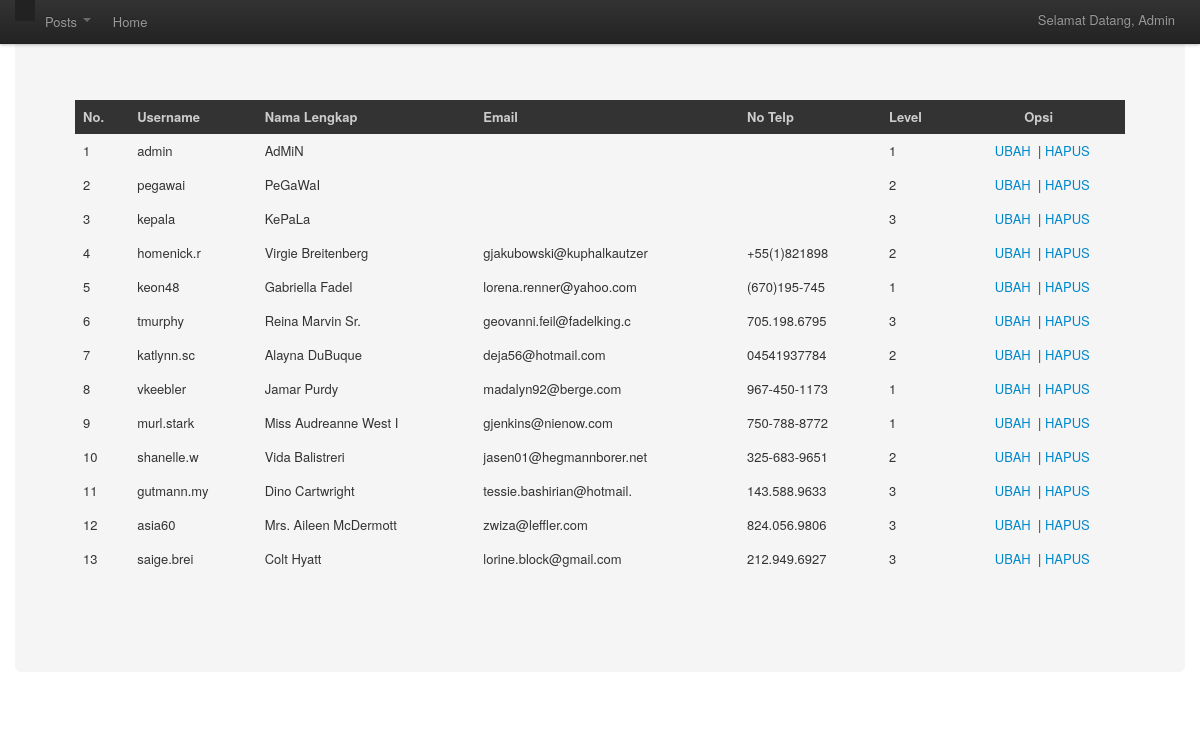
Screenshot of /kepala/module/user/tampil.php (signed in) with the database file from the repository.
### tables this page shows
CREATE TABLE IF NOT EXISTS `user` (
  `id_user` int(10) NOT NULL AUTO_INCREMENT,
  `username` char(10) NOT NULL,
  `nama_lengkap` char(25) NOT NULL,
  `password` char(8) NOT NULL,
  `email` char(25) NOT NULL,
  `no_telp` char(12) NOT NULL,
  `level` char(2) NOT NULL,
  `divisi` char(2) DEFAULT NULL,
  PRIMARY KEY (`id_user`)
);

### kepala/module/user/tampil.php (the view, shortened to what this page needs)
<?php
require "includes/header_user.php";
$query=mysql_query("select * from user");
?>
<!DOCTYPE html PUBLIC "-//W3C//DTD XHTML 1.0 Strict//EN" "http://www.w3.org/TR/xhtml1/DTD/xhtml1-strict.dtd">
<html xmlns="http://www.w3.org/1999/xhtml">
<head>
</head>
<body>
		<div class="container">
			<div class="hero-unit">
<table class="table table-striped">
				<thead>
				<tr>
<th scope scope="col" bgcolor="#333333"><font color="#CCCCCC">No.</font></th>
<th scope scope="col"bgcolor="#333333"><font color="#CCCCCC">Username</font></th>
<th scope scope="col"bgcolor="#333333"><font color="#CCCCCC">Nama Lengkap</font></th>
<th scope scope="col" bgcolor="#333333"><font color="#CCCCCC">Email</font></th>
<th scope scope="col" bgcolor="#333333"><font color="#CCCCCC">No Telp</font></th>
<th scope scope="col"bgcolor="#333333"><font color="#CCCCCC">Level</font></th>
<th scope scope="col" bgcolor="#333333"><font color="#CCCCCC"><center>Opsi</font></th>
</TR>
<?php
while($row=mysql_fetch_array($query)){
?>
<tr>
<td align="center"><?php echo $c=$c+1;?></td>
<td><?php echo $row['username'];?></td></center>
<td><?php echo $row['nama_lengkap'];?></td></center>
<td><?php echo $row['email'];?></td></center>
<td><?php echo $row['no_telp'];?></td></center>
<td><?php echo $row['level'];?></td></center>
<td><center>&nbsp
<a href="update.php?id_user=<?php echo $row['id_user']; ?>">UBAH</a> &nbsp;|
<a href="hapus.php?id_user=<?php echo $row['id_user']; ?>" onClick="return confirm('Apakah anda yakin?')">HAPUS</a></td></center>
<?php
}
?>
</TABLE></body></html>

### kepala/module/user/includes/header_user.php (style rules this page uses)
body { margin: 0; padding: 0; margin-top: 40px; }

### rows the page displays
user: username "admin", nama_lengkap "AdMiN", level "1"
user: c "2", username "pegawai", nama_lengkap "PeGaWaI", level "2"
user: c "3", username "kepala", nama_lengkap "KePaLa", level "3"
user: c "4", username "homenick.r", nama_lengkap "Virgie Breitenberg", email "gjakubowski@kuphalkautzer", no_telp "+55(1)821898", level "2"
user: c "5", username "keon48", nama_lengkap "Gabriella Fadel", email "lorena.renner@yahoo.com", no_telp "(670)195-745", level "1"
user: c "6", username "tmurphy", nama_lengkap "Reina Marvin Sr.", email "geovanni.feil@fadelking.c", no_telp "705.198.6795", level "3"
user: c "7", username "katlynn.sc", nama_lengkap "Alayna DuBuque", email "deja56@hotmail.com", no_telp "04541937784", level "2"
user: c "8", username "vkeebler", nama_lengkap "Jamar Purdy", email "madalyn92@berge.com", no_telp "967-450-1173", level "1"
user: c "9", username "murl.stark", nama_lengkap "Miss Audreanne West I", email "gjenkins@nienow.com", no_telp "750-788-8772", level "1"
user: c "10", username "shanelle.w", nama_lengkap "Vida Balistreri", email "jasen01@hegmannborer.net", no_telp "325-683-9651", level "2"
user: c "11", username "gutmann.my", nama_lengkap "Dino Cartwright", email "tessie.bashirian@hotmail.", no_telp "143.588.9633", level "3"
user: c "12", username "asia60", nama_lengkap "Mrs. Aileen McDermott", email "zwiza@leffler.com", no_telp "824.056.9806", level "3"
user: c "13", username "saige.brei", nama_lengkap "Colt Hyatt", email "lorine.block@gmail.com", no_telp "212.949.6927", level "3"
